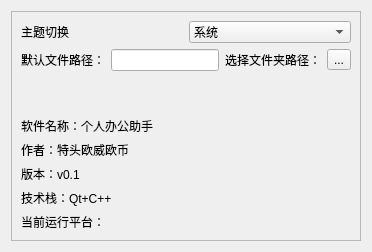
         <widget class="QWidget" name="Settings_Page">
          <layout class="QVBoxLayout" name="verticalLayout_26">
           <item>
            <widget class="QFrame" name="frame_2">
             <property name="frameShape">
              <enum>QFrame::Shape::StyledPanel</enum>
             </property>
             <property name="frameShadow">
              <enum>QFrame::Shadow::Raised</enum>
             </property>
             <layout class="QVBoxLayout" name="verticalLayout_25">
              <item>
               <layout class="QVBoxLayout" name="verticalLayout_24" stretch="1,3,1">
                <item>
                 <layout class="QVBoxLayout" name="verticalLayout_20">
                  <item>
                   <layout class="QHBoxLayout" name="horizontalLayout_9">
                    <item>
                     <widget class="QLabel" name="label_3">
                      <property name="text">
                       <string>主题切换</string>
                      </property>
                     </widget>
                    </item>
                    <item>
                     <widget class="QComboBox" name="comboBox_Theme">
                      <item>
                       <property name="text">
                        <string>系统</string>
                       </property>
                      </item>
                      <item>
                       <property name="text">
                        <string>浅色</string>
                       </property>
                      </item>
                      <item>
                       <property name="text">
                        <string>暗色</string>
                       </property>
                      </item>
                     </widget>
                    </item>
                   </layout>
                  </item>
                  <item>
                   <layout class="QHBoxLayout" name="horizontalLayout_7">
                    <item>
                     <widget class="QLabel" name="label_4">
                      <property name="text">
                       <string>默认文件路径：</string>
                      </property>
                     </widget>
                    </item>
                    <item>
                     <widget class="QLineEdit" name="input_DefalutPath"/>
                    </item>
                    <item>
                     <widget class="QLabel" name="label">
                      <property name="text">
                       <string>选择文件夹路径：</string>
                      </property>
                     </widget>
                    </item>
                    <item>
                     <widget class="QToolButton" name="btnSetPath">
                      <property name="text">
                       <string>...</string>
                      </property>
                     </widget>
                    </item>
                   </layout>
                  </item>
                 </layout>
                </item>
                <item>
                 <spacer name="verticalSpacer_2">
                  <property name="orientation">
                   <enum>Qt::Orientation::Vertical</enum>
                  </property>
                  <property name="sizeHint" stdset="0">
                   <size>
                    <width>20</width>
                    <height>40</height>
                   </size>
                  </property>
                 </spacer>
                </item>
                <item>
                 <layout class="QVBoxLayout" name="verticalLayout_19">
                  <item>
                   <widget class="QLabel" name="label_10">
                    <property name="text">
                     <string>软件名称：个人办公助手</string>
                    </property>
                   </widget>
                  </item>
                  <item>
                   <widget class="QLabel" name="label_11">
                    <property name="text">
                     <string>作者：特头欧威欧币</string>
                    </property>
                   </widget>
                  </item>
                  <item>
                   <widget class="QLabel" name="label_12">
                    <property name="text">
                     <string>版本：v0.1</string>
                    </property>
                   </widget>
                  </item>
                  <item>
                   <widget class="QLabel" name="label_13">
                    <property name="text">
                     <string>技术栈：Qt+C++</string>
                    </property>
                   </widget>
                  </item>
                  <item>
                   <widget class="QLabel" name="label_2">
                    <property name="text">
                     <string>当前运行平台：</string>
                    </property>
                   </widget>
                  </item>
                 </layout>
                </item>
               </layout>
              </item>
             </layout>
            </widget>
           </item>
          </layout>
         </widget>
